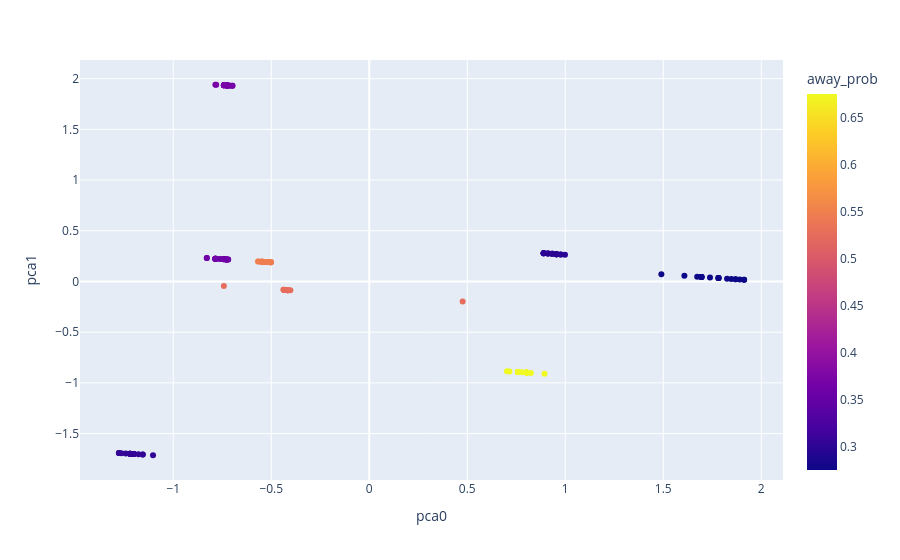

The notebook cell saved with this chart:
### Code cell
from sklearn.decomposition import PCA
import plotly.express as px

x = x_feat_list = ['price_away', 'away_wins', 'away_prob']

#h2h_combined.dropna(how="any",inplace=True)

x = h2h_combined.loc[:,x_feat_list].to_numpy()

pca = PCA(n_components=2, whiten=True)
y = pca.fit_transform(x)

h2h_combined['pca0'] = y[:, 0]
h2h_combined['pca1'] = y[:, 1]

hover_data = ["Game_ID","away_team","bet_format","home_team"] + x_feat_list
fig = px.scatter(h2h_combined, x='pca0', y='pca1',color='away_prob', hover_data=hover_data)


fig.write_html("PCA_clustering.html")
fig.show()

### Figure 1 — Plotly figure (JSON) as saved in the notebook; plotly's stock layout.template omitted (floating-point values rounded to 4 significant figures; data arrays with more than 128 entries replaced by an {"elided": "..."} marker saying what was removed)
{"data": [{"customdata": {"elided": "153x7 mixed values"}, "hovertemplate": "pca0=%{x}<br>pca1=%{y}<br>Game_ID=%{customdata[0]}<br>away_team=%{customdata[1]}<br>bet_format=%{customdata[2]}<br>home_team=%{customdata[3]}<br>price_away=%{customdata[4]}<br>away_wins=%{customdata[5]}<br>away_prob=%{marker.color}<extra></extra>", "legendgroup": "", "marker": {"color": {"elided": "153 float values"}, "coloraxis": "coloraxis", "symbol": "circle"}, "mode": "markers", "name": "", "orientation": "v", "showlegend": false, "type": "scatter", "x": {"elided": "153 float values"}, "xaxis": "x", "y": {"elided": "153 float values"}, "yaxis": "y"}], "layout": {"coloraxis": {"colorbar": {"title": {"text": "away_prob"}}, "colorscale": [[0, "#0d0887"], [0.1111, "#46039f"], [0.2222, "#7201a8"], [0.3333, "#9c179e"], [0.4444, "#bd3786"], [0.5556, "#d8576b"], [0.6667, "#ed7953"], [0.7778, "#fb9f3a"], [0.8889, "#fdca26"], [1, "#f0f921"]]}, "legend": {"tracegroupgap": 0}, "margin": {"t": 60}, "xaxis": {"anchor": "y", "domain": [0, 1], "title": {"text": "pca0"}}, "yaxis": {"anchor": "x", "domain": [0, 1], "title": {"text": "pca1"}}}}
